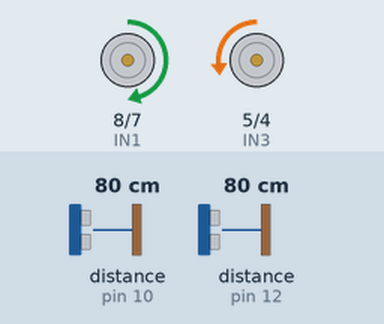
Bench run of a sketch on a simulated Arduino Uno, built with avr-gcc and run on an emulated ATmega328P. Shown: motor-driver pin pairs drawn as motors (green arrow = first pin HIGH = forward, orange = second pin HIGH = backward, longer = more drive, scaled by the enable pin). Wiring (inferred from the names in the program): 2 × ultrasonic range finder: trigger pin 11, echo pin 10 / trigger pin 13, echo pin 12. Inputs (shaded band) come from the test bench; at power-on: distance to the obstacle (sensors on pin 10, pin 12) 80 cm. The echo pulse lasts 58.3 µs per cm.

Above: at 4.28 s.
4.3 s: distance to the obstacle (sensor on pin 10) set to 18 cm
At 5.2 s:
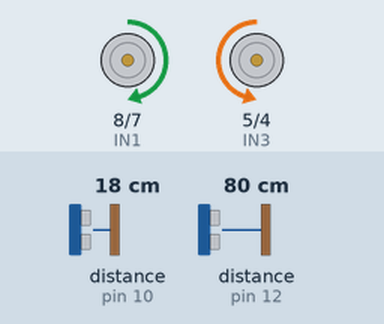
At 6.5 s:
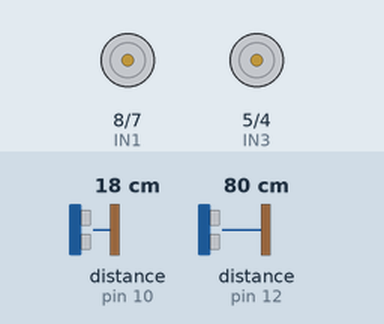
7.3 s: distance to the obstacle (sensor on pin 10) set to 14 cm
Timing chart, 0 to 10.3 s (numbered marks = the images above; inputs shaded):
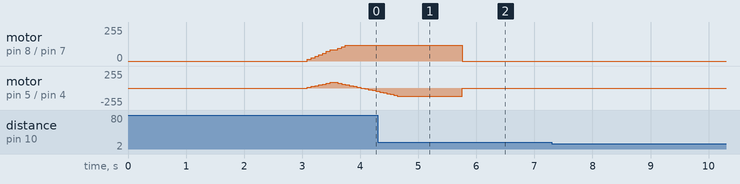

The sketch:

sketch_wallfollowing.ino
```cpp
/*
  COGS 300 - AUTONOMOUS WALL FOLLOWER
  Arduino UNO R4 WiFi

  Automatically starts 3 seconds after power-on.
  No Serial Monitor required.

  MOTOR A = RIGHT WHEELS
  MOTOR B = LEFT WHEELS

  TARGET LEFT WALL DISTANCE = 15 cm
  FRONT CORNER THRESHOLD = 15 cm
*/

#include <Arduino.h>

// =====================================
// 1. CONFIRMED WIRING
// =====================================

// Left ultrasonic
const int LEFT_TRIG = 13;
const int LEFT_ECHO = 12;

// Front ultrasonic
const int FRONT_TRIG = 11;
const int FRONT_ECHO = 10;

// Right motor: Channel A
const int ENA = 9;
const int IN1 = 8;
const int IN2 = 7;

// Left motor: Channel B
const int ENB = 3;
const int IN3 = 5;
const int IN4 = 4;

// Set to true if a side runs backward
const bool REVERSE_LEFT = false;
const bool REVERSE_RIGHT = false;

// =====================================
// 2. ROBOT SETTINGS
// =====================================

const float TARGET_WALL = 15.0;
const float FRONT_STOP = 15.0;
const float FRONT_CLEAR = 25.0;

const float WALL_LOST = 35.0;
const float WALL_FOUND = 24.0;

const float WALL_TOLERANCE = 1.5;

// Speeds: 0-255
const int BASE_SPEED = 115;
const int MIN_SPEED = 75;
const int MAX_SPEED = 175;
const int TURN_SPEED = 120;

// Steering strength
const float KP = 4.0;

// Maximum steering correction
const int MAX_CORRECTION = 65;

// Motor acceleration limit per cycle
const int ACCEL_STEP = 12;

// Timing
const unsigned long START_DELAY = 3000;
const unsigned long RIGHT_TURN_MAX = 2200;
const unsigned long LEFT_TURN_MAX = 2200;
const unsigned long CORNER_FORWARD_MS = 320;
const unsigned long MIN_TURN_MS = 250;

// =====================================
// 3. ROBOT STATE
// =====================================

enum State {
  FOLLOW_WALL,
  RIGHT_CORNER,
  OUTSIDE_FORWARD,
  LEFT_CORNER,
  ERROR_STOP
};

State state = FOLLOW_WALL;

unsigned long stateStart = 0;

float leftCM = -1;
float frontCM = -1;

int leftMotorSpeed = 0;
int rightMotorSpeed = 0;

int lostCount = 0;
int leftInvalidCount = 0;
int frontInvalidCount = 0;
int clearCount = 0;
int foundCount = 0;

// =====================================
// 4. ULTRASONIC FUNCTIONS
// =====================================

float readDistance(int trig, int echo) {

  digitalWrite(trig, LOW);
  delayMicroseconds(3);

  digitalWrite(trig, HIGH);
  delayMicroseconds(10);
  digitalWrite(trig, LOW);

  unsigned long duration =
    pulseIn(echo, HIGH, 25000UL);

  if (duration == 0) {
    return -1;
  }

  float cm = duration * 0.0343 / 2.0;

  if (cm < 2 || cm > 350) {
    return -1;
  }

  return cm;
}

// Exponential smoothing for valid readings
float smoothReading(float previous, float current) {

  if (current < 0) {
    return -1;
  }

  if (previous < 0) {
    return current;
  }

  return previous * 0.55 + current * 0.45;
}

void updateSensors() {

  float newLeft =
    readDistance(LEFT_TRIG, LEFT_ECHO);

  // Separate ultrasonic triggers
  delay(35);

  float newFront =
    readDistance(FRONT_TRIG, FRONT_ECHO);

  leftCM = smoothReading(leftCM, newLeft);
  frontCM = smoothReading(frontCM, newFront);
}

// =====================================
// 5. MOTOR FUNCTIONS
// =====================================

void motorOutput(
  int speedValue,
  int enablePin,
  int pin1,
  int pin2,
  bool reverse
) {

  speedValue = constrain(speedValue, -255, 255);

  if (reverse) {
    speedValue = -speedValue;
  }

  if (speedValue > 0) {
    digitalWrite(pin1, HIGH);
    digitalWrite(pin2, LOW);
    analogWrite(enablePin, speedValue);
  }
  else if (speedValue < 0) {
    digitalWrite(pin1, LOW);
    digitalWrite(pin2, HIGH);
    analogWrite(enablePin, -speedValue);
  }
  else {
    analogWrite(enablePin, 0);
    digitalWrite(pin1, LOW);
    digitalWrite(pin2, LOW);
  }
}

// Smoothly approach desired speed
int approachSpeed(int current, int target) {

  if (current < target) {
    return min(current + ACCEL_STEP, target);
  }

  if (current > target) {
    return max(current - ACCEL_STEP, target);
  }

  return target;
}

void driveSmooth(int leftTarget, int rightTarget) {

  leftTarget = constrain(leftTarget, -255, 255);
  rightTarget = constrain(rightTarget, -255, 255);

  leftMotorSpeed =
    approachSpeed(leftMotorSpeed, leftTarget);

  rightMotorSpeed =
    approachSpeed(rightMotorSpeed, rightTarget);

  // LEFT = Channel B
  motorOutput(
    leftMotorSpeed, ENB, IN3, IN4, REVERSE_LEFT
  );

  // RIGHT = Channel A
  motorOutput(
    rightMotorSpeed, ENA, IN1, IN2, REVERSE_RIGHT
  );
}

void stopNow() {

  leftMotorSpeed = 0;
  rightMotorSpeed = 0;

  motorOutput(0, ENB, IN3, IN4, REVERSE_LEFT);
  motorOutput(0, ENA, IN1, IN2, REVERSE_RIGHT);
}

void enterState(State nextState) {

  state = nextState;
  stateStart = millis();

  lostCount = 0;
  clearCount = 0;
  foundCount = 0;
  leftInvalidCount = 0;
  frontInvalidCount = 0;
}

// =====================================
// 6. NORMAL WALL FOLLOWING
// =====================================

void followWall() {

  // Front sensor must be valid
  if (frontCM < 0) {
    stopNow();
    return;
  }

  // Obstacle directly in front
  if (frontCM <= FRONT_STOP) {
    enterState(RIGHT_CORNER);
    driveSmooth(TURN_SPEED, -TURN_SPEED);
    return;
  }

  if (leftCM < 0) {

    leftInvalidCount++;
    stopNow();

    if (leftInvalidCount >= 5) {
      enterState(ERROR_STOP);
    }

    return;
  }

  leftInvalidCount = 0;

  // Outside corner detection
  if (leftCM >= WALL_LOST) {
    lostCount++;
  }
  else {
    lostCount = 0;
  }

  if (lostCount >= 3) {
    enterState(OUTSIDE_FORWARD);
    driveSmooth(BASE_SPEED, BASE_SPEED);
    return;
  }

  // Proportional controller
  float error = leftCM - TARGET_WALL;

  float correction = KP * error;

  correction = constrain(
    correction,
    -MAX_CORRECTION,
    MAX_CORRECTION
  );

  if (abs(error) <= WALL_TOLERANCE) {
    correction = 0;
  }

  // Far from left wall -> turn left
  // Close to left wall -> turn right
  int leftTarget = BASE_SPEED - correction;
  int rightTarget = BASE_SPEED + correction;

  leftTarget = constrain(
    leftTarget, MIN_SPEED, MAX_SPEED
  );

  rightTarget = constrain(
    rightTarget, MIN_SPEED, MAX_SPEED
  );

  // Slow down if approaching front obstacle
  if (frontCM < FRONT_CLEAR) {

    float factor = (frontCM - FRONT_STOP) /
                   (FRONT_CLEAR - FRONT_STOP);

    factor = constrain(factor, 0.4f, 1.0f);

    leftTarget = (int)(leftTarget * factor);
    rightTarget = (int)(rightTarget * factor);
  }

  driveSmooth(leftTarget, rightTarget);
}

// =====================================
// 7. INSIDE CORNER - TURN RIGHT
// =====================================

void handleRightCorner() {

  unsigned long elapsed = millis() - stateStart;

  if (elapsed > RIGHT_TURN_MAX) {
    enterState(ERROR_STOP);
    stopNow();
    return;
  }

  if (frontCM < 0) {
    frontInvalidCount++;
  }
  else {
    frontInvalidCount = 0;
  }

  // Stop if readings remain invalid
  if (frontInvalidCount >= 3) {
    enterState(ERROR_STOP);
    stopNow();
    return;
  }

  // Require two clear measurements
  if (frontCM >= FRONT_CLEAR) {
    clearCount++;
  }
  else {
    clearCount = 0;
  }

  if (elapsed >= MIN_TURN_MS &&
      clearCount >= 2) {

    enterState(FOLLOW_WALL);
    return;
  }

  // Keep rotating right without
  // stopping between sensor readings
  driveSmooth(TURN_SPEED, -TURN_SPEED);
}

// =====================================
// 8. OUTSIDE CORNER - MOVE FORWARD
// =====================================

void handleOutsideForward() {

  unsigned long elapsed = millis() - stateStart;

  if (frontCM < 0) {
    enterState(ERROR_STOP);
    stopNow();
    return;
  }

  if (frontCM <= FRONT_STOP) {
    enterState(RIGHT_CORNER);
    return;
  }

  // Move forward to position the robot
  // before rotating around the corner.
  if (elapsed < CORNER_FORWARD_MS) {
    driveSmooth(BASE_SPEED, BASE_SPEED);
    return;
  }

  enterState(LEFT_CORNER);
}

// =====================================
// 9. OUTSIDE CORNER - TURN LEFT
// =====================================

void handleLeftCorner() {

  unsigned long elapsed = millis() - stateStart;

  if (elapsed > LEFT_TURN_MAX) {
    enterState(ERROR_STOP);
    stopNow();
    return;
  }

  if (frontCM < 0) {
    frontInvalidCount++;
  }
  else {
    frontInvalidCount = 0;
  }

  if (frontInvalidCount >= 3) {
    enterState(ERROR_STOP);
    stopNow();
    return;
  }

  if (frontCM > 0 && frontCM <= FRONT_STOP) {
    enterState(RIGHT_CORNER);
    return;
  }

  if (leftCM > 0 && leftCM <= WALL_FOUND) {
    foundCount++;
  }
  else {
    foundCount = 0;
  }

  if (elapsed >= MIN_TURN_MS &&
      foundCount >= 2) {

    enterState(FOLLOW_WALL);
    return;
  }

  driveSmooth(-TURN_SPEED, TURN_SPEED);
}

// =====================================
// 10. SETUP
// =====================================

void setup() {

  pinMode(LEFT_TRIG, OUTPUT);
  pinMode(LEFT_ECHO, INPUT);

  pinMode(FRONT_TRIG, OUTPUT);
  pinMode(FRONT_ECHO, INPUT);

  pinMode(ENA, OUTPUT);
  pinMode(IN1, OUTPUT);
  pinMode(IN2, OUTPUT);

  pinMode(ENB, OUTPUT);
  pinMode(IN3, OUTPUT);
  pinMode(IN4, OUTPUT);

  digitalWrite(LEFT_TRIG, LOW);
  digitalWrite(FRONT_TRIG, LOW);

  stopNow();

  // Give user time to set robot down
  delay(START_DELAY);

  // Initially validate both sensors
  updateSensors();

  if (leftCM < 0 || frontCM < 0 ||
      frontCM <= FRONT_STOP) {

    enterState(ERROR_STOP);
    stopNow();
    return;
  }

  enterState(FOLLOW_WALL);
}

// =====================================
// 11. AUTONOMOUS MAIN LOOP
// =====================================

void loop() {

  if (state == ERROR_STOP) {
    stopNow();
    delay(100);
    return;
  }

  updateSensors();

  switch (state) {

    case FOLLOW_WALL:
      followWall();
      break;

    case RIGHT_CORNER:
      handleRightCorner();
      break;

    case OUTSIDE_FORWARD:
      handleOutsideForward();
      break;

    case LEFT_CORNER:
      handleLeftCorner();
      break;

    case ERROR_STOP:
      stopNow();
      break;
  }

  delay(20);
}
```

Measured:
- after the input at 7.3 s, every drawn part: stays the same
